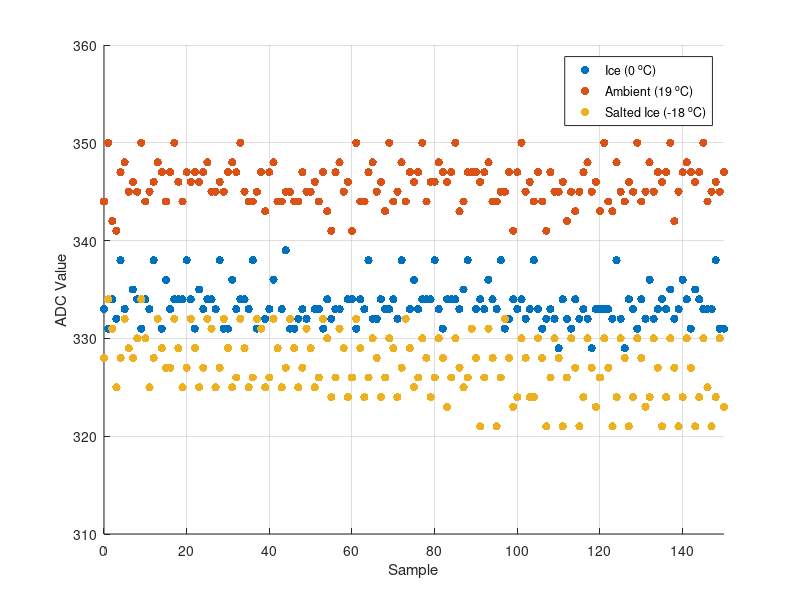
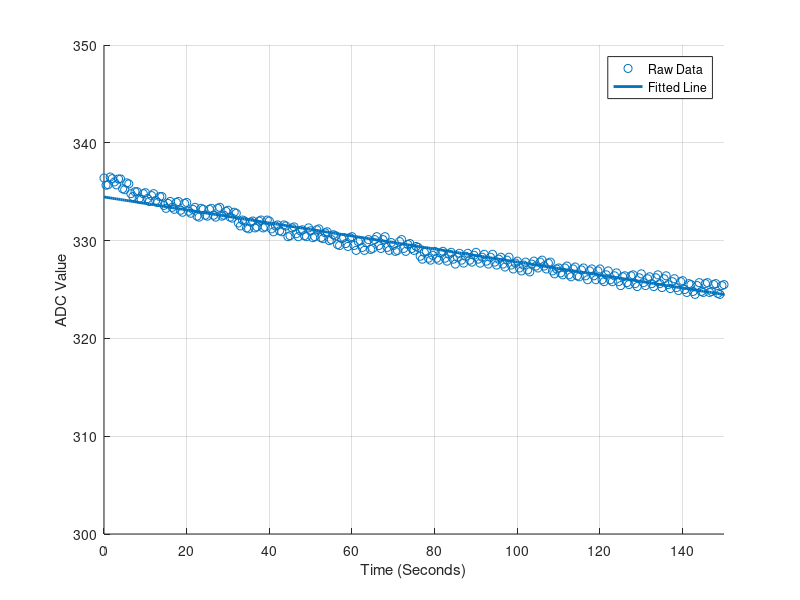

Here is the MATLAB script that generated these plots, in order: (Note: this script raises an error after producing the figures.)
% Abe Jordan
% ECE 477
% Lab 7

%% Clear workspace
clear workspace;
clear variables;
clc;

%% take average of control temperatures
data0_values = importdata('adc_values_0c.csv');
data19_values = importdata('adc_values_19c.csv');
datat_values = importdata('adc_values_t.csv');
datan18_values = datat_values((length(datat_values)-178):length(datat_values));

data0_average = mean(data0_values);
data19_average = mean(data19_values);
datan18_average = mean(datan18_values);

data0_sum = sum(data0_values);
data19_sum = sum(data19_values);
datan18_sum = sum(datan18_values);

data0_median = median(sort(data0_values));
data19_median = median(sort(data19_values));
datan18_median = median(sort(datan18_values));

res1 = abs((data0_median - data19_median)/(0 - 19));
res2 = abs((data0_median - datan18_median)/(0 - -18));
res3 = abs((data19_median - datan18_median)/(19 - 18));
res_avg = mean([res1 res2 res3]);

fprintf("0 C - Sum: %d, Avg: %f, Med: %d\n",data0_sum,data0_average,data0_median);
fprintf("19 C - Sum: %d, Avg: %f, Med: %d\n",data19_sum,data19_average,data19_median);
fprintf("-18 C - Sum: %d, Avg: %f, Med: %d\n",datan18_sum,datan18_average,datan18_median);
fprintf("Resolution:\nIce & Ambient: %d (%f mV/C)\n",res1,res1*1100/1024)
fprintf("Ice & Salted Ice: %d (%f mV/C)\n",res2,res2*1100/1024)
fprintf("Ambient & Salted Ice: %d (%f mV/C)\n",res3,res3*1100/1024)
fprintf("Average: %d (%f mV/C)\n",res_avg,res_avg*1100/1024)

%% plot samples
figure('name','ece 477 lab 7 data');
scatter(0:(length(data0_values)-1),data0_values,'filled');
hold on;
scatter(0:(length(data19_values)-1),data19_values,'filled');
hold on;
scatter(0:(length(datan18_values)-1),datan18_values,'filled');
xlabel('Sample');
ylabel('ADC Value')
xlim([0 150]);
ylim([310 360]);
grid on;
legend('Ice (0 ^oC)','Ambient (19 ^oC)','Salted Ice (-18 ^oC)');

p = polyfit(0:(length(datat_values)-1),datat_values,1);
t = linspace(0,(length(datat_values)-1),length(datat_values));

figure('name','ece 477 lab 7 data 2');
scatter(t/2,movmean(datat_values,10));
hold on;
plot(t/2,p(1)*t+p(2),'linewidth',2);
xlabel('Time (Seconds)');
ylabel('ADC Value');
xlim([0 150]);
ylim([300 350]);
grid on;
legend('Raw Data','Fitted Line');

res_fit = abs(-159*p(1))/(19 - -18);
fprintf("Fitted Data Resolution: %d (%f mV/C)\n",res_fit,res_fit*1100/1024);

%% distribute data
bin_min0=10*floor(min(data0_values)/10);
bin_max0=10*ceil(max(data0_values)/10);
bin_div0 = floor((bin_max0-bin_min0))+1;
bins0 = linspace(bin_min0,bin_max0,bin_div0);

bin_min19=10*floor(min(data19_values)/10);
bin_max19=10*ceil(max(data19_values)/10);
bin_div19 = floor((bin_max19-bin_min19))+1;
bins19 = linspace(bin_min19,bin_max19,bin_div19);

bin_minn18=10*floor(min(datan18_values)/10);
bin_maxn18=10*ceil(max(datan18_values)/10);
bin_divn18 = floor((bin_maxn18-bin_minn18))+1;
binsn18 = linspace(bin_minn18,bin_maxn18,bin_divn18);

wlength0 = max(data0_values)-min(data0_values);
wlength19 = max(data19_values)-min(data19_values);
wlengthn18 = max(datan18_values)-min(datan18_values);
wlength = max(wlength0,max(wlength19,wlengthn18));

figure('name','ece 477 lab 7 0 degrees');
histogram(data0_values,bins0);
xlabel('ADC Value');
ylabel('Count');
xlim([min(data0_values)-1 min(data0_values)+wlength+2]);
ylim([0 50]);
grid on;

figure('name','ece 477 lab 7 19 degrees');
histogram(data19_values,bins19);
xlabel('ADC Value');
ylabel('Count');
xlim([min(data19_values)-1 min(data19_values)+wlength+2]);
ylim([0 50]);
grid on;

figure('name','ece 477 lab 7 -18 degrees');
histogram(datan18_values,binsn18);
xlabel('ADC Value');
ylabel('Count');
xlim([min(datan18_values)-1 min(datan18_values)+wlength+2]);
ylim([0 50]);
grid on;

%% fit datasheet data
syms tos1_ds k1_ds;
[tos1_ds,k1_ds] = solve((292-tos1_ds)/k1_ds == 25, (354-tos1_ds)/k1_ds == 85, tos1_ds, k1_ds);
fprintf("Using data sheet (25 C & 85 C) - toff: %f, k %f\n",tos1_ds,k1_ds);

syms tos2_ds k2_ds;
[tos2_ds,k2_ds] = solve((292-tos2_ds)/k2_ds == 25, (225-tos2_ds)/k2_ds == -45, tos2_ds, k2_ds);
fprintf("Using data sheet (25 C & -45 C) - toff: %f, k %f\n", tos2_ds, k2_ds);

syms tos3_ds k3_ds;
[tos3_ds,k3_ds] = solve((354-tos3_ds)/k3_ds == 85, (225-tos3_ds)/k3_ds == -45, tos3_ds, k3_ds);
fprintf("Using data sheet (85 C & -45 C) - toff: %f, k %f\n",tos3_ds, k3_ds);

tos_ds = mean([tos1_ds tos2_ds tos3_ds]);
k_ds = mean([k1_ds k2_ds k3_ds]);

fprintf("Using data sheet (Average) - toff: %f, k %f\n",tos_ds,k_ds);

%% fit experimental data
syms tos1_exp k1_exp;
[tos1_exp,k1_exp] = solve((data0_median-tos1_exp)/k1_exp == 0, (data19_median-tos1_exp)/k1_exp == 19, tos1_exp, k1_exp);
fprintf("Using experimental data (0 C & 19 C) - toff: %f, k %f\n",tos1_exp,k1_exp);

syms tos2_exp k2_exp;
[tos2_exp,k2_exp] = solve((data0_median-tos2_exp)/k2_exp == 0, (datan18_median-tos2_exp)/k2_exp == -18, tos2_exp, k2_exp);
fprintf("Using experimental data (0 C & -18 C) - toff: %f, k %f\n", tos2_exp, k2_exp);

syms tos3_exp k3_exp;
[tos3_exp,k3_exp] = solve((data19_median-tos3_exp)/k3_exp == 19, (datan18_median-tos3_exp)/k3_exp == -18, tos3_exp, k3_exp);
fprintf("Using experimental data (19 C & -18 C) - toff: %f, k %f\n",tos3_exp, k3_exp);

tos_exp = mean([tos1_exp tos2_exp tos3_exp]);
k_exp = mean([k1_exp k2_exp k3_exp]);

fprintf("Using experimental data (Average) - toff: %f, k %f\n",tos_exp,k_exp);

%% plot trendlines
adc = linspace(0,1023,1024);
figure('name','temperature vs adc value');
plot(adc,(adc-tos_ds)/k_ds,...
     adc,(adc-tos1_ds)/k1_ds,'--',...
     adc,(adc-tos2_ds)/k2_ds,'--',...
     adc,(adc-tos3_ds)/k3_ds,'--',...
     adc,(adc-tos_exp)/k_exp,...
     adc,(adc-tos1_exp)/k1_exp,'--',...
     adc,(adc-tos2_exp)/k2_exp,'--',...
     adc,(adc-tos3_exp)/k3_exp,'--');
hold on;
scatter(datan18_median,-18,'filled');
scatter(data19_median,19,'filled');
scatter(data0_median,0,'filled');
grid on;
xlabel('ADC Value');
ylabel('Temperature (^oC)');
legend('Data Sheet (Average)',...
       'Data Sheet (25 ^oC & 85 ^oC)',...
       'Data Sheet (25 ^oC & -45 ^oC)',...
       'Data Sheet (-45 ^oC & 85 ^oC)',...
       'Experimental Fit (Average)',...
       'Experimental Fit (Ice & Ambient)',...
       'Experimental Fit (Ice & Salted Ice)',...
       'Experimental Fit (Ambient & Salted Ice)',...
       'Salted Ice (-18 ^oC)',...
       'Ambient (19 ^oC)',...
       'Ice (0 ^oC)',...
       'location','northwest');
xlim([200 450]);

figure('name','temperature vs vin');
plot(adc*1100/1024,(adc-tos_ds)/k_ds,...
     adc*1100/1024,(adc-tos1_ds)/k1_ds,'--',...
     adc*1100/1024,(adc-tos2_ds)/k2_ds,'--',...
     adc*1100/1024,(adc-tos3_ds)/k3_ds,'--',...
     adc*1100/1024,(adc-tos_exp)/k_exp,...
     adc*1100/1024,(adc-tos1_exp)/k1_exp,'--',...
     adc*1100/1024,(adc-tos2_exp)/k2_exp,'--',...
     adc*1100/1024,(adc-tos3_exp)/k3_exp,'--');
hold on;
scatter(datan18_median*1100/1024,-18,'filled');
scatter(data19_median*1100/1024,19,'filled');
scatter(data0_median*1100/1024,0,'filled');
grid on;
xlabel('ADC Input Voltage (mV)');
ylabel('Temperature (^oC)');
legend('Data Sheet (Average)',...
       'Data Sheet (25 ^oC & 85 ^oC)',...
       'Data Sheet (25 ^oC & -45 ^oC)',...
       'Data Sheet (-45 ^oC & 85 ^oC)',...
       'Experimental Fit (Average)',...
       'Experimental Fit (Ice & Ambient)',...
       'Experimental Fit (Ice & Salted Ice)',...
       'Experimental Fit (Ambient & Salted Ice)',...
       'Salted Ice (-18 ^oC)',...
       'Ambient (19 ^oC)',...
       'Ice (0 ^oC)',...
       'location','northwest');
xlim([210 500]);